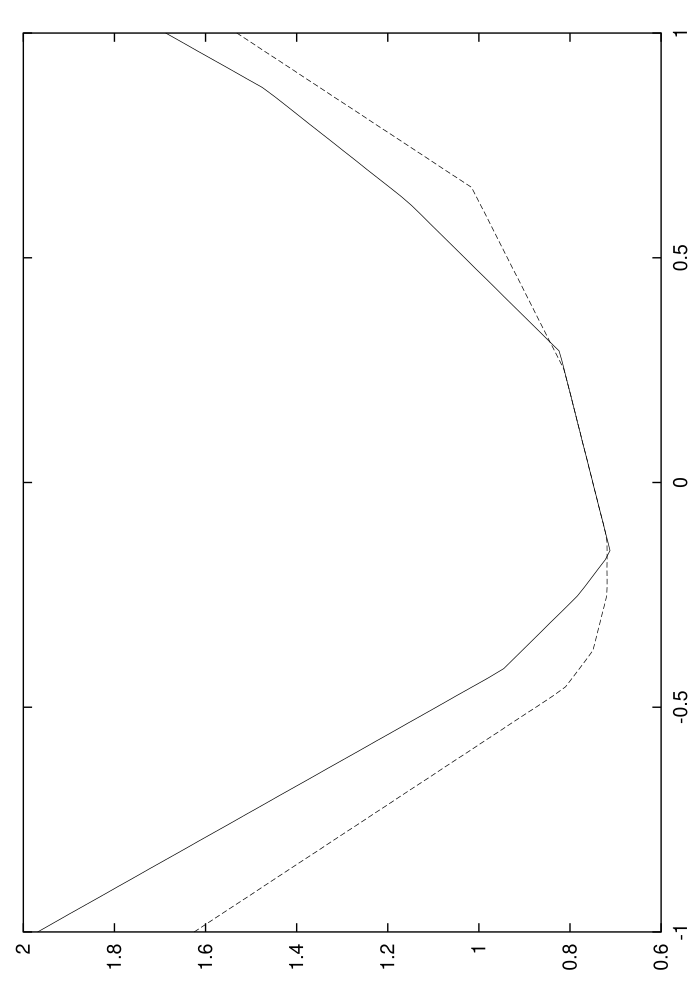

Here is the gnuplot script that generated this plot:
#
# plot lambda 1 and lambda 2 for hr paper
# (proof of differentiability)
#
cabs(x)=abs(x);
lda1(a):=(5+2*cabs(4*a+1)+2*cabs(7-8*a)+2*cabs(5+12*a)+cabs(32*a+5)+cabs(5-8*a)+cabs(24*a-7))/64;
lda2(a):=(5+2*cabs(4*a+1)+2*cabs(3+8*a)+2*cabs(1-4*a)+cabs(21-32*a)+cabs(1+8*a)+cabs(24*a+11))/64;set term postscript monochrome
set term postscript monochrome
set out 'lambdas.eps'
plot [x=-1:1] lda1(x) notitle,lda2(x) notitle
! epstopdf lambdas.eps
